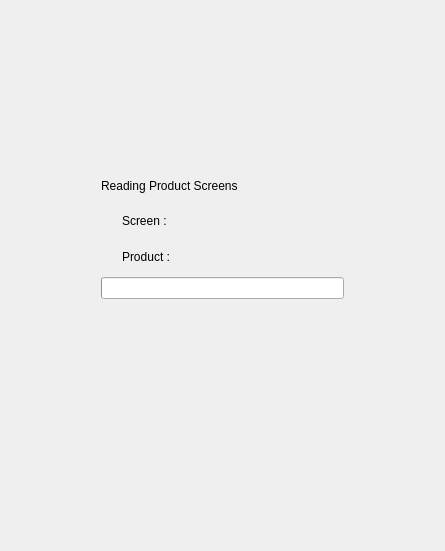
     <widget class="QWidget" name="reading_page">
      <layout class="QVBoxLayout">
       <item>
        <spacer name="spacer28">
         <property name="orientation">
          <enum>Qt::Vertical</enum>
         </property>
         <property name="sizeType">
          <enum>QSizePolicy::Expanding</enum>
         </property>
         <property name="sizeHint" stdset="0">
          <size>
           <width>20</width>
           <height>160</height>
          </size>
         </property>
        </spacer>
       </item>
       <item>
        <layout class="QHBoxLayout">
         <item>
          <spacer name="spacer29">
           <property name="orientation">
            <enum>Qt::Horizontal</enum>
           </property>
           <property name="sizeType">
            <enum>QSizePolicy::Fixed</enum>
           </property>
           <property name="sizeHint" stdset="0">
            <size>
             <width>90</width>
             <height>20</height>
            </size>
           </property>
          </spacer>
         </item>
         <item>
          <layout class="QVBoxLayout">
           <item>
            <layout class="QHBoxLayout">
             <item>
              <layout class="QVBoxLayout">
               <item>
                <widget class="QLabel" name="textLabel1_2">
                 <property name="text">
                  <string>Reading Product Screens</string>
                 </property>
                 <property name="wordWrap">
                  <bool>false</bool>
                 </property>
                </widget>
               </item>
               <item>
                <layout class="QHBoxLayout">
                 <item>
                  <spacer name="spacer25">
                   <property name="orientation">
                    <enum>Qt::Horizontal</enum>
                   </property>
                   <property name="sizeType">
                    <enum>QSizePolicy::Fixed</enum>
                   </property>
                   <property name="sizeHint" stdset="0">
                    <size>
                     <width>21</width>
                     <height>20</height>
                    </size>
                   </property>
                  </spacer>
                 </item>
                 <item>
                  <widget class="QLabel" name="textLabel2_3">
                   <property name="text">
                    <string>Screen :</string>
                   </property>
                   <property name="wordWrap">
                    <bool>false</bool>
                   </property>
                  </widget>
                 </item>
                 <item>
                  <widget class="QLabel" name="screen_name_label">
                   <property name="text">
                    <string/>
                   </property>
                   <property name="wordWrap">
                    <bool>false</bool>
                   </property>
                  </widget>
                 </item>
                </layout>
               </item>
               <item>
                <layout class="QHBoxLayout">
                 <item>
                  <spacer name="spacer25_3">
                   <property name="orientation">
                    <enum>Qt::Horizontal</enum>
                   </property>
                   <property name="sizeType">
                    <enum>QSizePolicy::Fixed</enum>
                   </property>
                   <property name="sizeHint" stdset="0">
                    <size>
                     <width>21</width>
                     <height>20</height>
                    </size>
                   </property>
                  </spacer>
                 </item>
                 <item>
                  <widget class="QLabel" name="textLabel3">
                   <property name="text">
                    <string>Product :</string>
                   </property>
                   <property name="wordWrap">
                    <bool>false</bool>
                   </property>
                  </widget>
                 </item>
                 <item>
                  <widget class="QLabel" name="product_name_label">
                   <property name="text">
                    <string/>
                   </property>
                   <property name="wordWrap">
                    <bool>false</bool>
                   </property>
                  </widget>
                 </item>
                </layout>
               </item>
              </layout>
             </item>
             <item>
              <widget class="QLabel" name="product_logo_label">
               <property name="minimumSize">
                <size>
                 <width>100</width>
                 <height>100</height>
                </size>
               </property>
               <property name="maximumSize">
                <size>
                 <width>100</width>
                 <height>100</height>
                </size>
               </property>
               <property name="text">
                <string/>
               </property>
               <property name="scaledContents">
                <bool>false</bool>
               </property>
               <property name="wordWrap">
                <bool>false</bool>
               </property>
              </widget>
             </item>
            </layout>
           </item>
           <item>
            <widget class="QProgressBar" name="progress"/>
           </item>
          </layout>
         </item>
         <item>
          <spacer name="spacer30">
           <property name="orientation">
            <enum>Qt::Horizontal</enum>
           </property>
           <property name="sizeType">
            <enum>QSizePolicy::Fixed</enum>
           </property>
           <property name="sizeHint" stdset="0">
            <size>
             <width>90</width>
             <height>20</height>
            </size>
           </property>
          </spacer>
         </item>
        </layout>
       </item>
       <item>
        <spacer name="spacer27">
         <property name="orientation">
          <enum>Qt::Vertical</enum>
         </property>
         <property name="sizeType">
          <enum>QSizePolicy::Expanding</enum>
         </property>
         <property name="sizeHint" stdset="0">
          <size>
           <width>20</width>
           <height>241</height>
          </size>
         </property>
        </spacer>
       </item>
      </layout>
     </widget>
